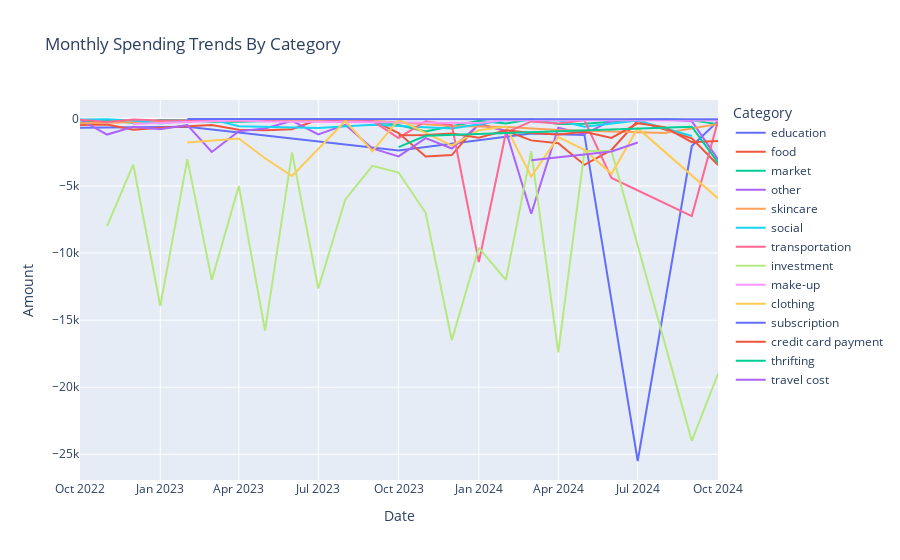

Source (notebook cell):
### Code cell
# Convert the Date column to datetime format if not already done
df['Date'] = pd.to_datetime(df['Date'], format='%d.%m.%Y')

# Group by month and category, then sum the amounts
monthly_spending_by_category = df.groupby([df['Date'].dt.to_period('M'), 'Category'])['Amount'].sum().reset_index()

# Convert the Date column back to datetime format for plotting
monthly_spending_by_category['Date'] = monthly_spending_by_category['Date'].dt.to_timestamp()

# Plot the monthly spending trends by category using Plotly
fig = px.line(monthly_spending_by_category, x='Date', y='Amount', color='Category', title='Monthly Spending Trends By Category')
fig.update_traces(line=dict(shape='linear'))
fig.show()

### Figure 1 — Plotly figure (JSON) as saved in the notebook; plotly's stock layout.template omitted (floating-point values rounded to 4 significant figures)
{"data": [{"hovertemplate": "Category=education<br>Date=%{x}<br>Amount=%{y}<extra></extra>", "legendgroup": "education", "line": {"color": "#636efa", "dash": "solid", "shape": "linear"}, "marker": {"symbol": "circle"}, "mode": "lines", "name": "education", "orientation": "v", "showlegend": true, "type": "scatter", "x": ["2022-10-01T00:00:00", "2023-02-01T00:00:00", "2023-10-01T00:00:00", "2024-03-01T00:00:00", "2024-05-01T00:00:00", "2024-07-01T00:00:00", "2024-09-01T00:00:00", "2024-10-01T00:00:00"], "xaxis": "x", "y": [-665, -588, -2350, -1099, -1199, -25500, -2024.0, -167], "yaxis": "y"}, {"hovertemplate": "Category=food<br>Date=%{x}<br>Amount=%{y}<extra></extra>", "legendgroup": "food", "line": {"color": "#EF553B", "dash": "solid", "shape": "linear"}, "marker": {"symbol": "circle"}, "mode": "lines", "name": "food", "orientation": "v", "showlegend": true, "type": "scatter", "x": ["2022-10-01T00:00:00", "2022-11-01T00:00:00", "2022-12-01T00:00:00", "2023-01-01T00:00:00", "2023-03-01T00:00:00", "2023-04-01T00:00:00", "2023-05-01T00:00:00", "2023-06-01T00:00:00", "2023-07-01T00:00:00", "2023-08-01T00:00:00", "2023-09-01T00:00:00", "2023-10-01T00:00:00", "2023-11-01T00:00:00", "2023-12-01T00:00:00", "2024-01-01T00:00:00", "2024-02-01T00:00:00", "2024-03-01T00:00:00", "2024-04-01T00:00:00", "2024-05-01T00:00:00", "2024-06-01T00:00:00", "2024-07-01T00:00:00", "2024-09-01T00:00:00", "2024-10-01T00:00:00"], "xaxis": "x", "y": [-454.9, -428, -817.3, -662, -457.5, -803.0, -843.0, -766.4, -45, -20, -95, -1056, -2806, -2700, -350, -895, -1604, -1816.0, -3432, -2312.0, -140, -1448.0, -3437.0], "yaxis": "y"}, {"hovertemplate": "Category=market<br>Date=%{x}<br>Amount=%{y}<extra></extra>", "legendgroup": "market", "line": {"color": "#00cc96", "dash": "solid", "shape": "linear"}, "marker": {"symbol": "circle"}, "mode": "lines", "name": "market", "orientation": "v", "showlegend": true, "type": "scatter", "x": ["2022-10-01T00:00:00", "2022-11-01T00:00:00", "2022-12-01T00:00:00", "2023-01-01T00:00:00", "2023-02-01T00:00:00", "2023-03-01T00:00:00", "2023-04-01T00:00:00", "2023-05-01T00:00:00", "2023-06-01T00:00:00", "2023-08-01T00:00:00", "2023-09-01T00:00:00", "2023-10-01T00:00:00", "2023-11-01T00:00:00", "2023-12-01T00:00:00", "2024-01-01T00:00:00", "2024-02-01T00:00:00", "2024-03-01T00:00:00", "2024-04-01T00:00:00", "2024-05-01T00:00:00", "2024-06-01T00:00:00", "2024-08-01T00:00:00", "2024-09-01T00:00:00", "2024-10-01T00:00:00"], "xaxis": "x", "y": [-271.1, -138.6, -296.5, -78.5, -104.5, -217.4, -207.3, -167.5, -121.2, -12.5, -205.9, -454.9, -934.2, -545.4, -148.3, -349.9, -38.4, -386.4, -366.5, -212.9, -29.9, -94.42, -397.7], "yaxis": "y"}, {"hovertemplate": "Category=other<br>Date=%{x}<br>Amount=%{y}<extra></extra>", "legendgroup": "other", "line": {"color": "#ab63fa", "dash": "solid", "shape": "linear"}, "marker": {"symbol": "circle"}, "mode": "lines", "name": "other", "orientation": "v", "showlegend": true, "type": "scatter", "x": ["2022-10-01T00:00:00", "2022-11-01T00:00:00", "2022-12-01T00:00:00", "2023-01-01T00:00:00", "2023-02-01T00:00:00", "2023-03-01T00:00:00", "2023-04-01T00:00:00", "2023-05-01T00:00:00", "2023-06-01T00:00:00", "2023-07-01T00:00:00", "2023-08-01T00:00:00", "2023-09-01T00:00:00", "2023-10-01T00:00:00", "2023-11-01T00:00:00", "2023-12-01T00:00:00", "2024-01-01T00:00:00", "2024-02-01T00:00:00", "2024-03-01T00:00:00", "2024-04-01T00:00:00", "2024-05-01T00:00:00", "2024-06-01T00:00:00", "2024-07-01T00:00:00", "2024-08-01T00:00:00", "2024-09-01T00:00:00", "2024-10-01T00:00:00"], "xaxis": "x", "y": [-35.81, -1169.0, -581.4, -782.5, -460.4, -2469.0, -916.8, -713.8, -140.5, -1152.0, -444.9, -2204.0, -2798.0, -1430, -2211.0, -432, -897.0, -7077, -665.9, -1132.0, -125, -50, -40, -170, -3020], "yaxis": "y"}, {"hovertemplate": "Category=skincare<br>Date=%{x}<br>Amount=%{y}<extra></extra>", "legendgroup": "skincare", "line": {"color": "#FFA15A", "dash": "solid", "shape": "linear"}, "marker": {"symbol": "circle"}, "mode": "lines", "name": "skincare", "orientation": "v", "showlegend": true, "type": "scatter", "x": ["2022-10-01T00:00:00", "2023-03-01T00:00:00", "2023-09-01T00:00:00", "2023-10-01T00:00:00", "2023-11-01T00:00:00", "2023-12-01T00:00:00", "2024-02-01T00:00:00", "2024-04-01T00:00:00", "2024-08-01T00:00:00", "2024-10-01T00:00:00"], "xaxis": "x", "y": [-317.7, -119.6, -147.5, -275, -387.8, -530.9, -607.9, -827.9, -1052, -389], "yaxis": "y"}, {"hovertemplate": "Category=social<br>Date=%{x}<br>Amount=%{y}<extra></extra>", "legendgroup": "social", "line": {"color": "#19d3f3", "dash": "solid", "shape": "linear"}, "marker": {"symbol": "circle"}, "mode": "lines", "name": "social", "orientation": "v", "showlegend": true, "type": "scatter", "x": ["2022-10-01T00:00:00", "2022-11-01T00:00:00", "2022-12-01T00:00:00", "2023-01-01T00:00:00", "2023-02-01T00:00:00", "2023-03-01T00:00:00", "2023-04-01T00:00:00", "2023-07-01T00:00:00", "2023-09-01T00:00:00", "2023-12-01T00:00:00", "2024-02-01T00:00:00", "2024-04-01T00:00:00", "2024-05-01T00:00:00", "2024-06-01T00:00:00", "2024-07-01T00:00:00", "2024-09-01T00:00:00"], "xaxis": "x", "y": [-47, -35, -121, -353.5, -127, -40, -545, -675, -431, -715, -85, -120, -580, -363, -127, -1281.0], "yaxis": "y"}, {"hovertemplate": "Category=transportation<br>Date=%{x}<br>Amount=%{y}<extra></extra>", "legendgroup": "transportation", "line": {"color": "#FF6692", "dash": "solid", "shape": "linear"}, "marker": {"symbol": "circle"}, "mode": "lines", "name": "transportation", "orientation": "v", "showlegend": true, "type": "scatter", "x": ["2022-10-01T00:00:00", "2022-11-01T00:00:00", "2022-12-01T00:00:00", "2023-01-01T00:00:00", "2023-03-01T00:00:00", "2023-04-01T00:00:00", "2023-06-01T00:00:00", "2023-07-01T00:00:00", "2023-08-01T00:00:00", "2023-09-01T00:00:00", "2023-10-01T00:00:00", "2023-11-01T00:00:00", "2023-12-01T00:00:00", "2024-01-01T00:00:00", "2024-02-01T00:00:00", "2024-03-01T00:00:00", "2024-04-01T00:00:00", "2024-05-01T00:00:00", "2024-06-01T00:00:00", "2024-09-01T00:00:00", "2024-10-01T00:00:00"], "xaxis": "x", "y": [-71.75, -230, -50, -125, -120, -140, -21, -10, -221, -146, -1424.0, -172.7, -452.5, -10665, -1032.0, -190.4, -350.0, -100, -4406.0, -7249.0, -150], "yaxis": "y"}, {"hovertemplate": "Category=investment<br>Date=%{x}<br>Amount=%{y}<extra></extra>", "legendgroup": "investment", "line": {"color": "#B6E880", "dash": "solid", "shape": "linear"}, "marker": {"symbol": "circle"}, "mode": "lines", "name": "investment", "orientation": "v", "showlegend": true, "type": "scatter", "x": ["2022-11-01T00:00:00", "2022-12-01T00:00:00", "2023-01-01T00:00:00", "2023-02-01T00:00:00", "2023-03-01T00:00:00", "2023-04-01T00:00:00", "2023-05-01T00:00:00", "2023-06-01T00:00:00", "2023-07-01T00:00:00", "2023-08-01T00:00:00", "2023-09-01T00:00:00", "2023-10-01T00:00:00", "2023-11-01T00:00:00", "2023-12-01T00:00:00", "2024-01-01T00:00:00", "2024-02-01T00:00:00", "2024-03-01T00:00:00", "2024-04-01T00:00:00", "2024-05-01T00:00:00", "2024-06-01T00:00:00", "2024-09-01T00:00:00", "2024-10-01T00:00:00"], "xaxis": "x", "y": [-7990, -3410, -13940.0, -3000, -12000, -5000, -15780.0, -2500, -12645, -6000, -3500, -4000, -7000, -16500, -9607.0, -12000, -2400, -17400, -2400, -2400, -24000, -19000], "yaxis": "y"}, {"hovertemplate": "Category=make-up<br>Date=%{x}<br>Amount=%{y}<extra></extra>", "legendgroup": "make-up", "line": {"color": "#FF97FF", "dash": "solid", "shape": "linear"}, "marker": {"symbol": "circle"}, "mode": "lines", "name": "make-up", "orientation": "v", "showlegend": true, "type": "scatter", "x": ["2022-12-01T00:00:00", "2023-03-01T00:00:00", "2023-04-01T00:00:00", "2023-05-01T00:00:00", "2023-09-01T00:00:00", "2024-01-01T00:00:00", "2024-02-01T00:00:00", "2024-06-01T00:00:00", "2024-10-01T00:00:00"], "xaxis": "x", "y": [-373.4, -136.0, -107.5, -199.5, -274.5, -300.0, -87, -110, -124.5], "yaxis": "y"}, {"hovertemplate": "Category=clothing<br>Date=%{x}<br>Amount=%{y}<extra></extra>", "legendgroup": "clothing", "line": {"color": "#FECB52", "dash": "solid", "shape": "linear"}, "marker": {"symbol": "circle"}, "mode": "lines", "name": "clothing", "orientation": "v", "showlegend": true, "type": "scatter", "x": ["2023-02-01T00:00:00", "2023-04-01T00:00:00", "2023-05-01T00:00:00", "2023-06-01T00:00:00", "2023-08-01T00:00:00", "2023-09-01T00:00:00", "2023-10-01T00:00:00", "2023-12-01T00:00:00", "2024-01-01T00:00:00", "2024-02-01T00:00:00", "2024-03-01T00:00:00", "2024-04-01T00:00:00", "2024-05-01T00:00:00", "2024-06-01T00:00:00", "2024-07-01T00:00:00", "2024-10-01T00:00:00"], "xaxis": "x", "y": [-1755.0, -1463.0, -2934.0, -4256.0, -159.5, -2416.0, -63.95, -2000, -849.0, -572.0, -4308.0, -1362.0, -2315.0, -4098.0, -692.4, -5927.0], "yaxis": "y"}, {"hovertemplate": "Category=subscription<br>Date=%{x}<br>Amount=%{y}<extra></extra>", "legendgroup": "subscription", "line": {"color": "#636efa", "dash": "solid", "shape": "linear"}, "marker": {"symbol": "circle"}, "mode": "lines", "name": "subscription", "orientation": "v", "showlegend": true, "type": "scatter", "x": ["2023-02-01T00:00:00", "2023-03-01T00:00:00", "2023-04-01T00:00:00", "2023-05-01T00:00:00", "2023-06-01T00:00:00", "2023-07-01T00:00:00", "2023-08-01T00:00:00", "2023-09-01T00:00:00", "2023-10-01T00:00:00", "2023-11-01T00:00:00", "2023-12-01T00:00:00", "2024-01-01T00:00:00", "2024-02-01T00:00:00", "2024-03-01T00:00:00", "2024-04-01T00:00:00", "2024-05-01T00:00:00", "2024-06-01T00:00:00", "2024-07-01T00:00:00", "2024-08-01T00:00:00", "2024-09-01T00:00:00", "2024-10-01T00:00:00"], "xaxis": "x", "y": [-10.51, -10.51, -15.02, -15.02, -15.02, -15.02, -15.02, -22.03, -22.03, -22.03, -22.03, -22.03, -22.03, -22.03, -33.06, -33.06, -33.06, -33.06, -33.06, -33.06, -33.06], "yaxis": "y"}, {"hovertemplate": "Category=credit card payment<br>Date=%{x}<br>Amount=%{y}<extra></extra>", "legendgroup": "credit card payment", "line": {"color": "#EF553B", "dash": "solid", "shape": "linear"}, "marker": {"symbol": "circle"}, "mode": "lines", "name": "credit card payment", "orientation": "v", "showlegend": true, "type": "scatter", "x": ["2023-10-01T00:00:00", "2023-11-01T00:00:00", "2023-12-01T00:00:00", "2024-01-01T00:00:00", "2024-02-01T00:00:00", "2024-03-01T00:00:00", "2024-04-01T00:00:00", "2024-05-01T00:00:00", "2024-06-01T00:00:00", "2024-07-01T00:00:00", "2024-08-01T00:00:00", "2024-09-01T00:00:00", "2024-10-01T00:00:00"], "xaxis": "x", "y": [-1213.0, -1199.0, -1083.0, -1409.0, -854.8, -1058.0, -1157.0, -954.8, -1424.0, -333.0, -614.9, -1736.0, -1657.0], "yaxis": "y"}, {"hovertemplate": "Category=thrifting<br>Date=%{x}<br>Amount=%{y}<extra></extra>", "legendgroup": "thrifting", "line": {"color": "#00cc96", "dash": "solid", "shape": "linear"}, "marker": {"symbol": "circle"}, "mode": "lines", "name": "thrifting", "orientation": "v", "showlegend": true, "type": "scatter", "x": ["2023-10-01T00:00:00", "2023-11-01T00:00:00", "2024-09-01T00:00:00", "2024-10-01T00:00:00"], "xaxis": "x", "y": [-2107.0, -1266.0, -590.1, -3257.0], "yaxis": "y"}, {"hovertemplate": "Category=travel cost<br>Date=%{x}<br>Amount=%{y}<extra></extra>", "legendgroup": "travel cost", "line": {"color": "#ab63fa", "dash": "solid", "shape": "linear"}, "marker": {"symbol": "circle"}, "mode": "lines", "name": "travel cost", "orientation": "v", "showlegend": true, "type": "scatter", "x": ["2024-03-01T00:00:00", "2024-06-01T00:00:00", "2024-07-01T00:00:00"], "xaxis": "x", "y": [-3080, -2425, -1765], "yaxis": "y"}], "layout": {"legend": {"title": {"text": "Category"}, "tracegroupgap": 0}, "title": {"text": "Monthly Spending Trends By Category"}, "xaxis": {"anchor": "y", "domain": [0, 1], "title": {"text": "Date"}}, "yaxis": {"anchor": "x", "domain": [0, 1], "title": {"text": "Amount"}}}}
